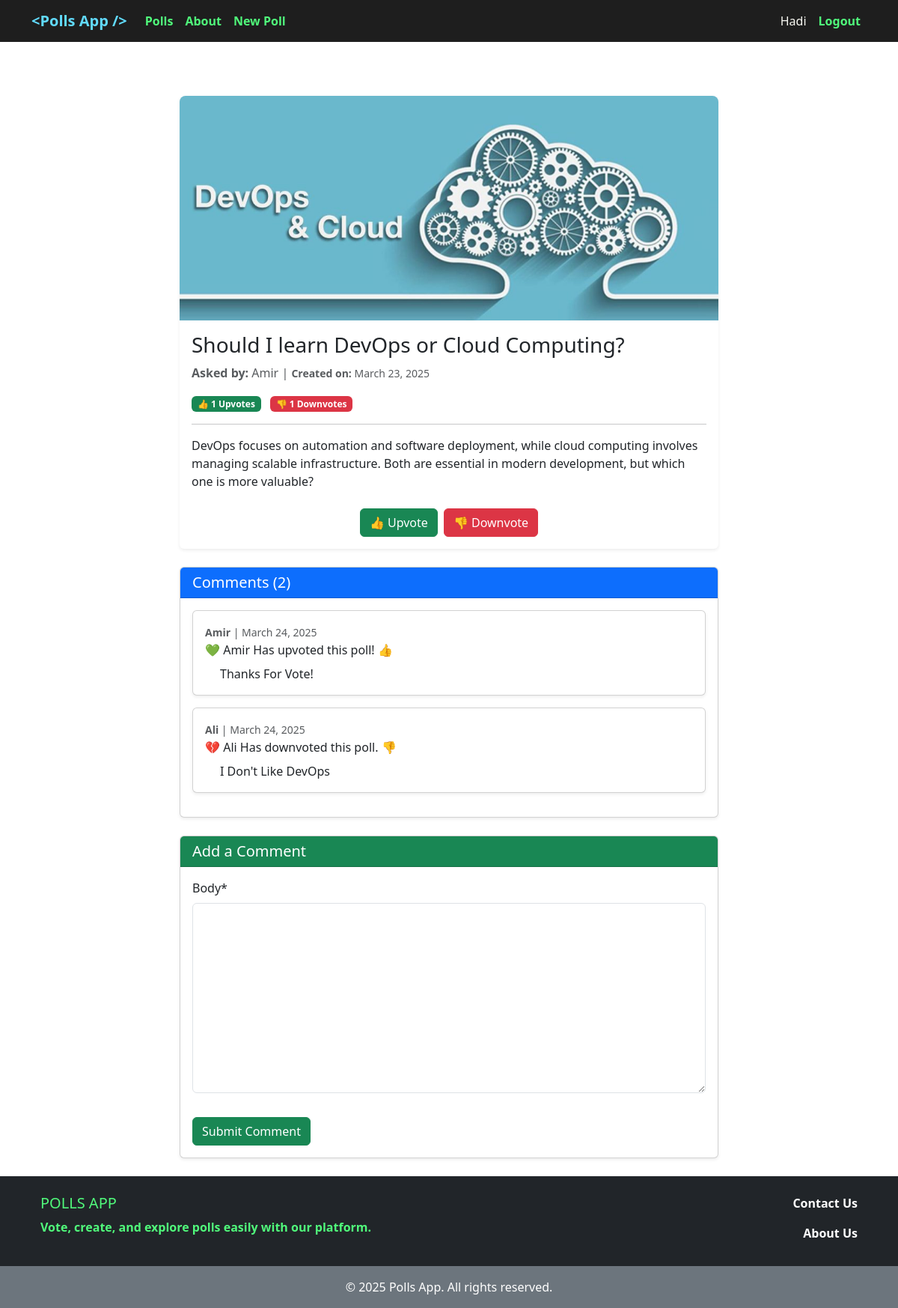
Page /poll/26/ (signed in) on the committed database.
### accounts/models.py (models this page shows)
class CustomUser(AbstractUser):
    ROLE_CHOICES = [
        ('M', 'Manager'),
        ('E', 'Employee'),
        ('S', 'Student'),
        ('O', 'Other'),
    ]
    role = models.CharField(choices=ROLE_CHOICES, max_length=1, default=ROLE_CHOICES[3][0])

### polls/models.py (models this page shows, shortened)
class Poll(models.Model):
    question = models.CharField(max_length=700)
    user = models.ForeignKey(get_user_model(), on_delete=models.CASCADE)
    description = models.TextField(blank=True)
    cover = models.ImageField(upload_to='covers/', blank=True)
    up_vote = models.PositiveIntegerField(default=0)
    down_vote = models.PositiveIntegerField(default=0)
    upvoted_by = models.ManyToManyField(get_user_model(), related_name='upvoted_polls', blank=True)
    downvoted_by = models.ManyToManyField(get_user_model(), related_name='downvoted_polls', blank=True)
    datetime_created = models.DateTimeField(auto_now_add=True)
    datetime_modified = models.DateTimeField(auto_now=True)

class Comment(models.Model):
    poll = models.ForeignKey('Poll', related_name='comments', on_delete=models.CASCADE)
    user = models.ForeignKey(get_user_model(), on_delete=models.CASCADE)
    body = models.TextField()
    is_active = models.BooleanField(default=True)
    datetime_created = models.DateTimeField(auto_now_add=True)
    datetime_modified = models.DateTimeField(auto_now=True)
    def has_upvoted(self):
        return self.poll.upvoted_by.filter(id=self.user.id).exists()
    def has_downvoted(self):
        return self.poll.downvoted_by.filter(id=self.user.id).exists()

### polls/views.py (the view)
# urls.py: path('poll/<int:pk>/', poll_detail_view, name='poll_detail'),
def poll_detail_view(request, pk):
    poll = get_object_or_404(Poll, pk=pk)
    comments = poll.comments.all()
    if request.method == "POST":
        comment_form = CommentForm(request.POST)
        if comment_form.is_valid():
            new_comment = comment_form.save(commit=False)
            new_comment.poll = poll
            new_comment.user = request.user
            new_comment.save()
            comment_form = CommentForm()
    else:
        comment_form = CommentForm()
    return render(request, 'polls/poll_detail.html', context={
        'poll': poll,
        'comments': comments,
        'comment_form': comment_form,
    })

### polls/forms.py
class CommentForm(forms.ModelForm):
    class Meta:
        model = Comment
        fields = ['body']

### polls/templates/polls/poll_detail.html (shortened to what this page needs)
{% extends '_base.html' %}
{% load crispy_forms_tags %}
{% block content %}
    <div class="container mt-5">
        <div class="row justify-content-center">
            <div class="col-lg-8 col-md-10 col-sm-12">
                <div class="card shadow-sm border-0 rounded">
                    {% if poll.cover %}
                        <img src="{{ poll.cover.url }}" class="card-img-top img-fluid" alt="Poll Image">
                    {% else %}
                        <img src="https://placehold.co/800x300" class="card-img-top img-fluid"
                             alt="Poll image for {{ poll.question }}">
                    {% endif %}
                    <div class="card-body">
                        <h3 class="card-title">{{ poll.question }}</h3>
                        <p class="text-muted">
                            <strong>Asked by:</strong> {{ poll.user|capfirst }} |
                            <small><strong>Created on:</strong> {{ poll.datetime_created|date:"F d, Y" }}</small>
                        </p>
                        <div class="d-flex justify-content-between align-items-center mt-3">
                            <div>
                                <span class="badge bg-success">👍 {{ poll.up_vote }} Upvotes</span>
                                <span class="badge bg-danger ms-2">👎 {{ poll.down_vote }} Downvotes</span>
                            </div>
                        </div>
                        <hr>
                        <p>{{ poll.description|linebreaksbr }}</p>
                        <div class="mt-4 d-flex justify-content-center">
                            <div class="btn-group">
                                <form action="{% url 'poll_vote' poll.id %}" method="post">
                                    <button type="submit" class="btn btn-success">👍 Upvote</button>
                                </form>
                                <form action="{% url 'poll_down_vote' poll.id %}" method="post" class="ms-2">
                                    <button type="submit" class="btn btn-danger">👎 Downvote</button>
                                </form>
                            </div>
                        </div>
                    </div>
                </div>
                <div class="card mt-4 shadow-sm">
                    <div class="card-header bg-primary text-white">
                        <h5 class="mb-0">Comments ({{ comments|length }})</h5>
                    </div>
                    <div class="card-body">
                        {% if comments %}
                            {% for comment in comments %}
                                <div class="card mb-3 shadow-sm">
                                    <div class="card-body">
                                        <small class="text-muted">
                                            <strong>{{ comment.user|capfirst }}</strong> |
                                            {{ comment.datetime_created|date:"F d, Y" }}
                                        </small>
                                        <p>
                                            {% if comment.has_upvoted %}
                                                💚 {{ comment.user|capfirst }} Has upvoted this poll! 👍
                                            {% elif comment.has_downvoted %}
                                                💔 {{ comment.user|capfirst }} Has downvoted this poll. 👎
                                            {% else %}
                                                🤷‍♂️ {{ comment.user|capfirst }} Has not voted on this poll yet.
                                            {% endif %}
                                        </p>
                                        <p class="comment-text mt-2">{{ comment.body }}</p>
                                    </div>
                                </div>
                            {% endfor %}
                        {% else %}
                            <p class="text-muted">No comments yet.</p>
                        {% endif %}
                    </div>
                </div>
                <div class="card mt-4 shadow-sm">
                    <div class="card-header bg-success text-white">
                        <h5 class="mb-0">Add a Comment</h5>
                    </div>
                    <div class="card-body">
                        {% if user.is_authenticated %}
                            <form method="POST">
                                {{ comment_form|crispy }}
                                <button type="submit" class="btn btn-success mt-3">Submit Comment</button>
                            </form>
                        {% else %}
                            <p class="text-muted">You must be logged in to submit a comment.</p>
                            <a href="{% url 'account_login' %}" class="btn btn-success mt-3">Login</a>
                        {% endif %}
                    </div>
                </div>
            </div>
        </div>
    </div>
{% endblock content %}

### templates/_base.html (shortened to what this page needs)
{% load static %}
<!doctype html>
<html lang="en">
<head>
    <link href="https://cdn.jsdelivr.net/npm/bootstrap@5.3.3/dist/css/bootstrap.min.css"
          rel="stylesheet"
>
</head>
<body>
<nav class="navbar navbar-expand-lg navbar-dark" style="background-color: #1e1e1e;">
    <div class="container">
        <a class="navbar-brand" href="{% url 'polls_list' %}" style="font-weight: bold; color: #61dafb;">&lt;Polls App /&gt;</a>
        <div class="collapse navbar-collapse" id="navbarNav">
            <ul class="navbar-nav">
                <li class="nav-item">
                    <a class="nav-link" href="{% url 'polls_list' %}"
                       style="color: #50fa7b; font-weight: bold;">Polls</a>
                </li>
                <li class="nav-item">
                    <a class="nav-link" href="{% url 'aboutus' %}" style="color: #50fa7b; font-weight: bold;">About</a>
                </li>
                <li class="nav-item">
                    <a class="nav-link" href="{% url 'poll_create' %}" style="color: #50fa7b; font-weight: bold;">New Poll</a>
                </li>
            </ul>
            <ul class="navbar-nav ms-auto">
                {% if user.is_authenticated %}
                    <li class="nav-item">
                        <span class="nav-link" style="color: #f8f8f2;">{{ user.username|capfirst }}</span>
                    </li>
                    <li class="nav-item">
                        <a class="nav-link" href="{% url 'account_logout' %}"
                           style="color: #50fa7b; font-weight: bold;">Logout</a>
                    </li>
                {% endif %}
            </ul>
        </div>
    </div>
</nav>
<div class="content-wrapper container my-4">
    {% block content %}{% endblock content %}
</div>
<footer class="text-center text-lg-start bg-dark text-white mt-auto">
    <div class="container p-4">
        <div class="row">
            <div class="col-md-6" style="color: #50fa7b; font-weight: bold;">
                <h5 class="text-uppercase">Polls App</h5>
                <p>Vote, create, and explore polls easily with our platform.</p>
            </div>
            <div class="col-md-6 text-md-end">
                <a href="https://github.com/amahadnejad" class="text-white text-decoration-none fw-bold d-block">
                    Contact Us
                </a>
                <a href="{% url 'aboutus' %}" class="text-white text-decoration-none fw-bold d-block mt-3">
                    About Us
                </a>
            </div>
        </div>
    </div>
    <div class="text-center p-3 bg-secondary">
        © 2025 Polls App. All rights reserved.
    </div>
</footer>
</body>
</html>

### templates/_base.html (style rules this page uses)
html, body { height: 100%; margin: 0; display: flex; flex-direction: column; }
.content-wrapper { flex: 1; }

### polls/templates/polls/poll_detail.html (style rules this page uses)
.card-img-top { width: 100%; height: 300px; object-fit: cover; background-color: #f8f9fa; border-top-left-radius: 8px; border-top-right-radius: 8px; }
.comment-text { margin-left: 20px; white-space: pre-line; }
.card-body p { margin-bottom: 0; }

### rows in the picture
CustomUser: username "Hadi"
Poll: cover (picture), question "Should I learn DevOps or Cloud Computing?", user "Amir", datetime_created "March 23, 2025", up_vote "1", down_vote "1", description "DevOps focuses on automation and software deployment, while cloud computing involves managing scalable infrastructure. Both are essential in modern development, but which one is more valuable?"
Comment: user "Amir", datetime_created "March 24, 2025", body "Thanks For Vote!"
Comment: user "Ali", datetime_created "March 24, 2025", body "I Don't Like DevOps"

### other values in the picture
{{ comments|length }} "2"
